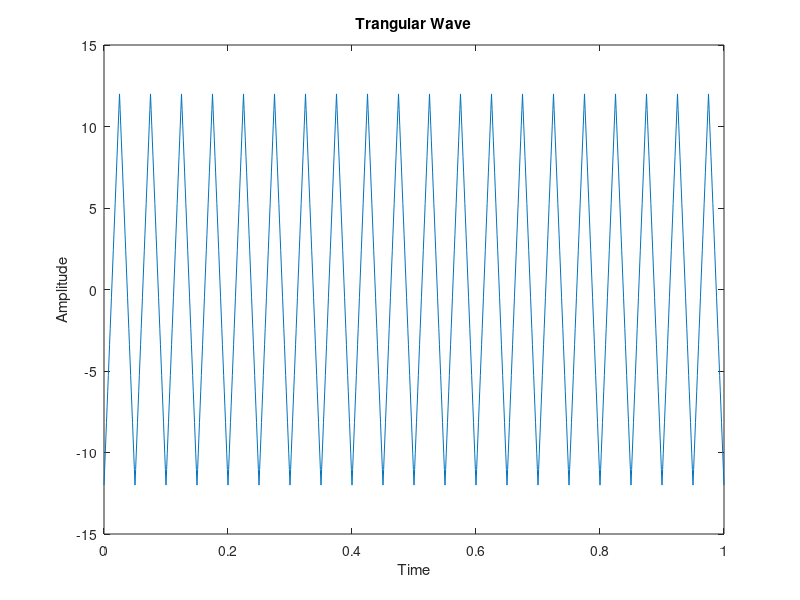

Recreate this plot in MATLAB.
clc
close all
clear all
A = 12
F = 20
X = 0:1/1000:1
Y = A * sawtooth(2 * pi * F * X, 0.5)
figure (3)
plot (X, Y)
xlabel ("Time")
ylabel("Amplitude")
title("Trangular Wave")